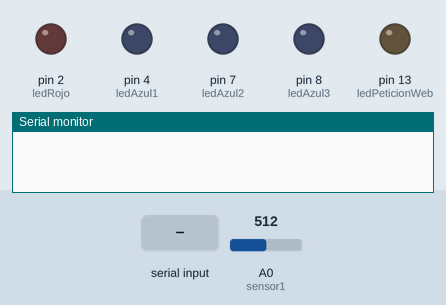
Simulated run of this sketch. Board: Arduino Uno, built with avr-gcc and run on an emulated ATmega328P. Shown: output pins drawn as LEDs (lit = HIGH), the last lines printed to the serial monitor. Inputs (shaded band) come from the test bench; at power-on: A0 (sensor1) = 512.

Above: at 1.2 s.
1.3 s: "a" received over Serial
At 1.7 s:
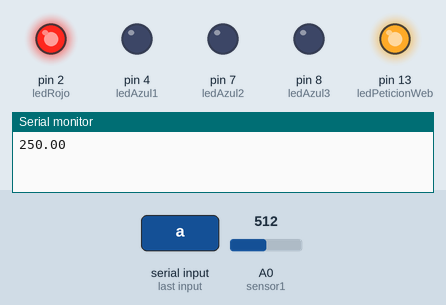
3.3 s: "b" received over Serial
At 4.6 s:
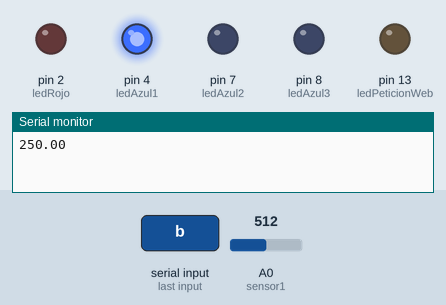
At 9.6 s:
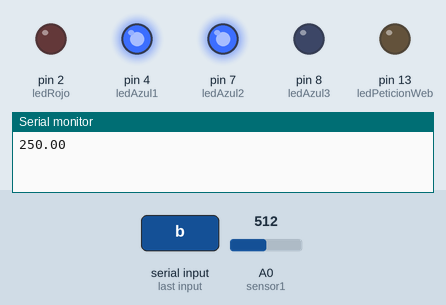
Timing chart, 0 to 14.8 s (numbered marks = the images above; inputs shaded):
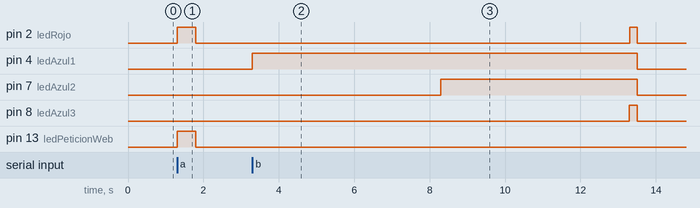

The sketch:

sketch_sensorTmp.ino
```cpp
/*
Skecth para el proyecto Sensor TMP
Autor: Juan Antonio Fernandez Sanchez
Fecha: Diciembre 2015
*/

int ledPeticionWeb = 13;

int leds[3]={4,7,8};

int ledRojo = 2;
int ledAzul1 = 4;
int ledAzul2 = 7;
int ledAzul3 = 8;

int sensor1=0;

void setup () {
   pinMode(ledPeticionWeb, OUTPUT);
   pinMode(ledRojo, OUTPUT); //LED 13 como salida
   pinMode(ledAzul1, OUTPUT);
   pinMode(ledAzul2, OUTPUT);
   pinMode(ledAzul3, OUTPUT);

   Serial.begin(9600); //Inicializo el puerto serial a 9600 baudios
}

void loop () {

   if (Serial.available()) { //Si está disponible
      char c = Serial.read(); //Guardamos la lectura en una variable char

      // b = toma de temperatura del sensor1 con una media
      if (c == 'b') {

         float medidas[3];

         for(int i=0; i<3; i++){
           digitalWrite(leds[i], HIGH);
           int value = analogRead(sensor1);
           float millivolts = (value / 1024.0) * 5000;
           medidas[i] = millivolts / 10;
           if(i!=2)
             delay(5000);
         }
         /*
         //Tomamos la primera medida:
         digitalWrite(ledAzul1, HIGH);
         float toma1=((analogRead(sensor1)/1024.0)*5000)/10;
         delay(200);


         //Esperamos cinco segundos.
         delay(5000);

         //Tomamos la segunda medida:
         digitalWrite(ledAzul2, HIGH);
         float toma2=((analogRead(sensor1)/1024.0)*5000)/10;
         delay(200);


         //Esperamos cinco segundos.
         delay(5000);


         //Tomamos la tercera medida:
         digitalWrite(ledAzul3, HIGH);
         float toma3=((analogRead(sensor1)/1024.0)*5000)/10;
         delay(200);
         */

         //Calculamos la media
         digitalWrite(ledRojo, HIGH);
         float media=(medidas[0]+medidas[1]+medidas[2])/3;
         delay(200);

         for(int i=0; i<3; i++)
          digitalWrite(leds[i], LOW);
//         digitalWrite(ledAzul1, LOW);
//         digitalWrite(ledAzul2, LOW);
//         digitalWrite(ledAzul3, LOW);
         digitalWrite(ledRojo, LOW);

         Serial.println(media);

      } else if (c == 'L') { //Si es una 'L', apago el LED

         //Se trata de una peticin de lectura media, para lo cual se toman tres medidas espaciadas por cinco segundos y se devuelve el valor medio
         //de las tres obtenido.

         digitalWrite(ledRojo, LOW);
      } else  if (c == 'a') {

         //Si es una 'H', enciendo el LED
         digitalWrite(ledRojo, HIGH);
         digitalWrite(ledPeticionWeb, HIGH);

         int value = analogRead(sensor1);
         float millivolts = (value / 1024.0) * 5000;
         float celsius = millivolts / 10;
         //Enviamos los datos por el serial
         Serial.println(celsius);

         //Dejamos un pe;queño delay para que sea visible la interaccion
         delay(500);

         digitalWrite(ledRojo, LOW);
         digitalWrite(ledPeticionWeb, LOW);
      }
   }
}
```

Measured:
- after the input at 1.3 s, pin 2 (ledRojo), pin 13 (ledPeticionWeb): LOW → HIGH at once, → LOW 0.50 s later
- after the input at 3.3 s, pin 2 (ledRojo), pin 8 (ledAzul3): LOW → HIGH after 10.0 s, → LOW 0.20 s later; pin 4 (ledAzul1): LOW → HIGH at once, → LOW 10.2 s later; pin 7 (ledAzul2): LOW → HIGH after 5.0 s, → LOW 5.2 s later
